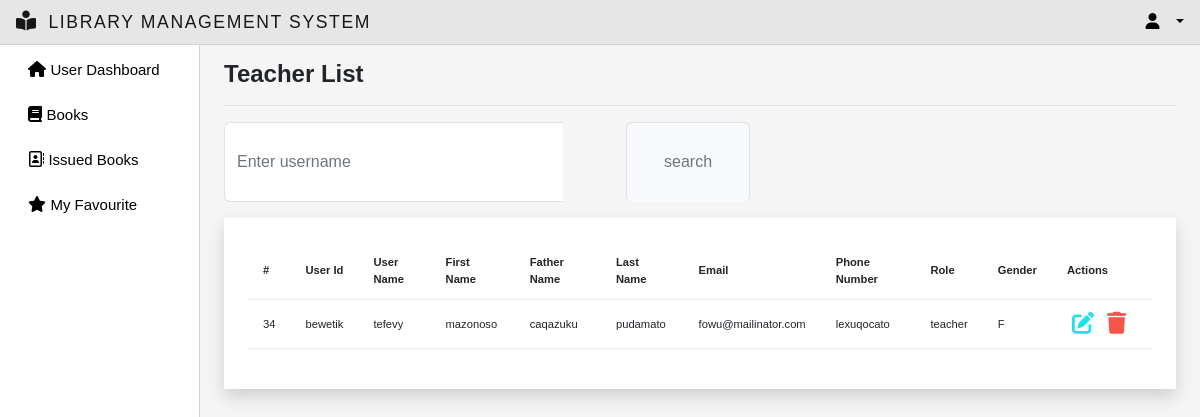
Page /teacherlist/ on the committed database.
### myapp/models.py (models this page shows)
class CustomUser(AbstractUser):
    email = models.EmailField(max_length=255, unique=True)
    username = models.CharField(max_length=50, unique=True)
    first_name = models.CharField(null=True, blank=True, max_length=100)
    father_name= models.CharField(null=True, blank=True, max_length=100)
    last_name = models.CharField(null=True, blank=True, max_length=100)
    phone_number = models.CharField(null=True,blank=True, max_length=20)
    user_id = models.CharField(max_length=50,null=True,blank=True)
    group = models.ForeignKey(Group, on_delete=models.CASCADE, default=2)
    gender = models.CharField(max_length=1,choices=GENDER_CHOICES,null=True,blank=True)
    USERNAME_FIELD = 'email'
    EMAIL_FIELD = 'email'
    REQUIRED_FIELDS = []
    objects = CutomUserManager()

### myapp/views.py (the view)
# urls.py: path('teacherlist/',views.TeacherList, name ="teacherlist"),
def TeacherList(request):
    users = CustomUser.objects.filter(group_id="3")
    context = {'users':users}
    return render(request,'teacherlist.html',context)

### myapp/templates/teacherlist.html (shortened to what this page needs)
{% extends 'main.html' %}
{% block title %}Teacher List{% endblock title %}
{% block content %}
<div  class="search-customization">
	<div class="mb-3 w-50">
	  <form id="searchForm" action="{% url 'users-management' %}" method="GET">
		<div class="input-group">
		  <input
			class="form-control border-end-0 border"
			type="search"
			placeholder="Enter username"
			id="example-search-input"
			name="search_user"
			value="{{search_user}}"
		  />
		  <span class="input-group-append">
			<input
			  class="btn btn-outline-secondary bg-light border-bottom-0 border ms-n5"
			  type="submit"
			  value="search"
			/>
		  </span>
		</div>
	  </form>
	</div>
</div>
<div class="p-4 shadow bg-white">
    <table class="table table-hover table-font-size">
        <thead>
            <tr>
                <th scope="col">#</th>
                <th scope="col">User Id</th>
                <th scope="col">User Name</th>
                <th scope="col">First Name</th>
                <th scope="col">Father Name</th>
                <th scope="col">Last Name</th>
                <th scope="col">Email</th>
                <th scope="col">Phone Number</th>
                <th scope="col">Role</th>
                <th scope="col">Gender</th>
                <th>Actions</th>
            </tr>
        </thead>
        <tbody>
            {% for user in users %}
                <tr>
                    <td>{{user.id}}</td>
                    <td>{{user.user_id}}</td>
                    <td>{{user.username}}</td>
                    <td>{{user.first_name}}</td>
                    <td>{{user.father_name}}</td>
                    <td>{{user.last_name}}</td>
                    <td>{{user.email}}</td>
                    <td>{{user.phone_number}}</td>
                    <td>{{user.group}}</td>
                    <td>{{user.gender}}</td>
                    <td>
                        <a href="{% url 'update-user' user.id %}" class="edit" data-toggle="modal"><i class="fa-solid fa-pen-to-square"></i></a>
                        <a href="{% url 'delete-user' user.id %}" onclick="return confirm('Do you really want to delete this user?') ;" class="delete" id="deleteBttn" data-toggle="modal"><i class="fa-solid fa-trash"></i></a>
                    </td>
                </tr>
            {% endfor %}
        </tbody>
    </table>
</div>
<br>
{% endblock %}

### static/css/main.css (style rules this page uses)
body { color: #566787; background: #f5f5f5; font-family: 'Varela Round', sans-serif; }
table.table tr th, table.table tr td { border-color: #e9e9e9; padding: 12px 15px; vertical-align: middle; }
table.table tr th:last-child { width: 100px; }
table.table td:last-child i { opacity: 0.9; font-size: 22px; margin: 0 5px; }
table.table td a { font-weight: bold; color: #566787; display: inline-block; text-decoration: none; outline: none !important; }
table.table td a.edit { color: #FFC107; }
table.table td a.delete { color: #F44336; }
table.table td i { font-size: 19px; }
body { overflow-y:scroll; }

### static/css/style.css (style rules this page uses)
:root { --offconvas-width: 270px; --topNavbarHeight: 56px; }
.search-customization { display: flex; justify-content: space-between; }
.edit { color: rgb(9, 221, 236) !important; }
.table-font-size { font-size: 0.7rem !important; }
.bg-light { height: 10vh; display: flex; justify-content: center; flex-direction: column; align-items: center; width: 90%; margin-left: 4rem; }

### rows in the picture
CustomUser: id "34", user_id "bewetik", username "tefevy", first_name "mazonoso", father_name "caqazuku", last_name "pudamato", email "fowu@mailinator.com", phone_number "lexuqocato", group "teacher", gender "F"
